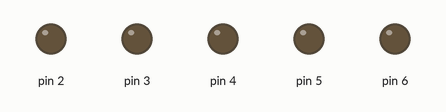
Simulated run of this sketch. Board: Arduino Uno, built with avr-gcc and run on an emulated ATmega328P. On the bench: output pins drawn as LEDs (lit = HIGH).

Above: at 0.5 s.
At 1.1 s:
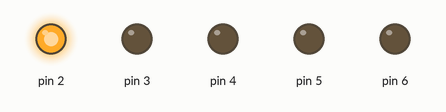
At 1.5 s:
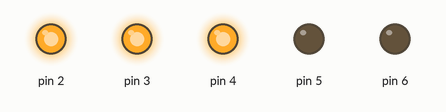
At 2.5 s:
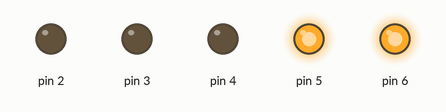
At 3.3 s:
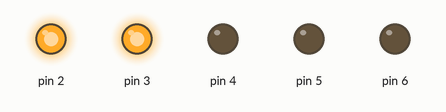
At 4.3 s:
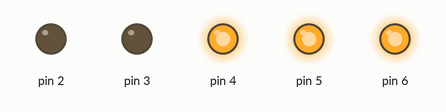
Timing chart, 0 to 4.6 s (numbered marks = the images above):
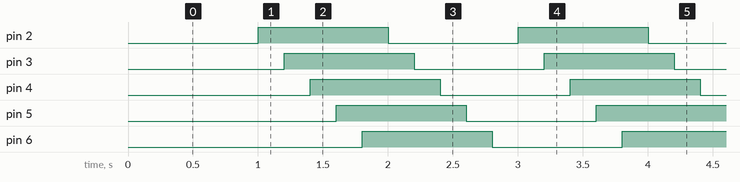

Measured:
- by itself, pin 2–6: alternates HIGH for 1.0 s and LOW for 1.0 s
- by itself, everything shown: repeats every 2.0 s, in 10 steps

The sketch:

Project_6_Flowing_Light.ino
```cpp
//**********************************************************************************
/*
Keyestudio 2021 Starter Kit
Project 6
Flowing_Light
http//www.keyestudio.com
*/
int BASE = 2 ;// I/O PIN for the first LED
int NUM = 5; // amount of LEDs
void setup()
{
   for (int i = BASE; i < BASE + NUM; i ++)
   {
     pinMode(i, OUTPUT);   // sets I/O PIN to "output"
   }
}
void loop()
{
   for (int i = BASE; i < BASE + NUM; i ++)
   {
     digitalWrite(i, LOW); //sets I/O PIN to "low", turns off LEDs one after the other
     delay(200); // delay
   }
   for (int i = BASE; i < BASE + NUM; i ++)
   {
     digitalWrite(i, HIGH);   // sets I/O PIN to "high", turns on LEDs one after the other
     delay(200);  // delay
   }
}
//**********************************************************************************
```
